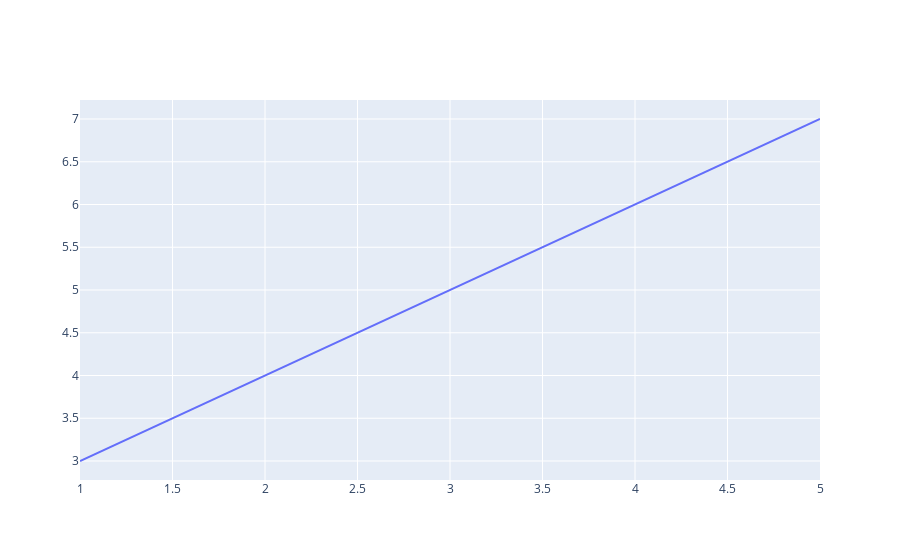

Source (notebook cell):
### Markdown cell above
import plotly.graph_objects as go

### Code cell
fig = go.Figure()
fig.add_trace(go.Scatter(x =[1,2,3,4,5],y = [3,4,5,6,7], mode ='lines'))
fig.show()

### Figure 1 — Plotly figure (JSON) as saved in the notebook; plotly's stock layout.template omitted (floating-point values rounded to 4 significant figures)
{"data": [{"mode": "lines", "type": "scatter", "x": [1, 2, 3, 4, 5], "y": [3, 4, 5, 6, 7]}], "layout": {}}
